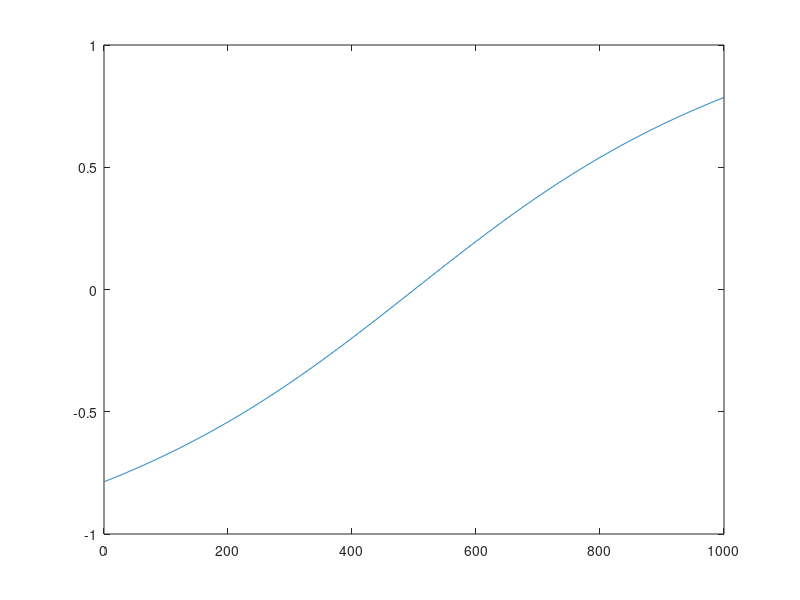

Write the MATLAB code that produced this figure.

clear all; clc;

nn=200;
M=2*nn; N=5*nn;
K=rand(M,N);
x_gen=linspace(-1,1,1000);
x_gen=atan(x_gen)';
clf
plot(x_gen)
D=zeros(N,N)
D(1,1)=1;
D(N,1)=1;
for i=1:(N-1)
    D(i,i+1)=1;
    D(i+1,i)=-1;
end
A=[K zeros(M,N); D -eye(N,N)]
g=K*x_gen;
b=[g;zeros(N,1)]
% coherence=0;
% for i = 1 : M-1
%     for j = i+1 : M
%         ccc = abs(A(:,i)'*A(:,j));
%         if ccc > coherence
%             coherence = ccc;
%         end
%     end
% end
% 
% coherence
% 
% % 2s-1 < 1/coher
% % s<(1+1/coher)/2
% 
% % sgen=(coherence+1)/(2*coherence)
% sgen=N/20
% x_gen=sprand(N,1,sgen/N);
% s=nnz(x_gen)
% 2*s-1 < 1/coherence
% b=A*x_gen;
% 
% 
% 
% v_cost=[zeros(1,N),ones(1,N)];
% C_P=[-eye(N), -eye(N); eye(N), -eye(N)];
% b_P=zeros(2*N,1);
% Aeq=[A, zeros(M,N)];
% [u, val_P] = linprog(v_cost, C_P, b_P, Aeq, b);
% x_exact=u(1:N,1); 
% 
% norm(x_exact-x_gen)
% norm(pinv(A)*b-x_gen)
% 
% C_D = [A'; -A'];
% b_D=ones(2*N,1);
% [mu_exact, val_D] = linprog(b, C_D, b_D);
% 
% 
% norm(A*x_exact-b)
% 
% w=-A'*mu_exact;
% toll=10^-7;
% count=0;
% for i=1:N
%     if (x_exact(i)<-toll && norm(w(i)+1)>toll)
%         count=count+1;
%     elseif (x_exact(i)>toll && norm(w(i)-1)>toll)
%         count=count+1;
%     elseif (norm(x_exact(i))<=toll && ( w(i)>=1+toll || w(i)<=-1-toll))
%         count=count+1;
%     end
% end
% count
% 
% 
% save('data_gauss')